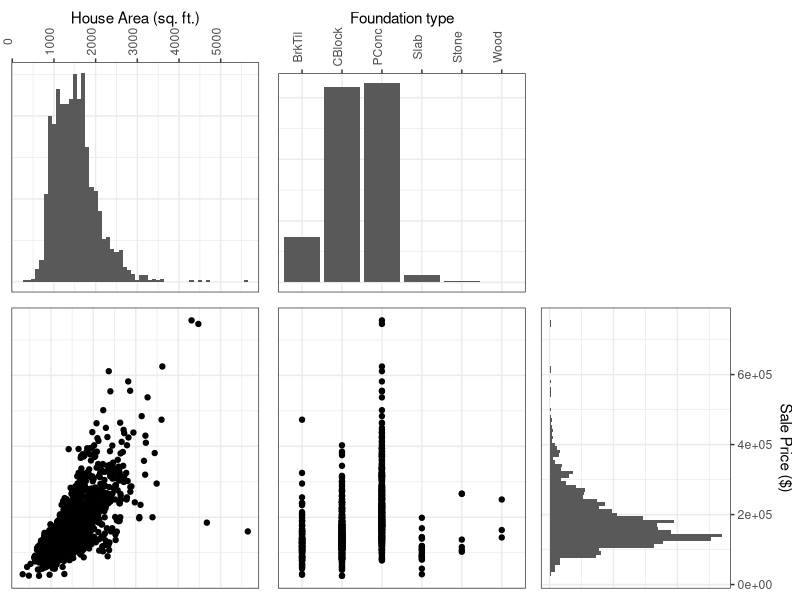
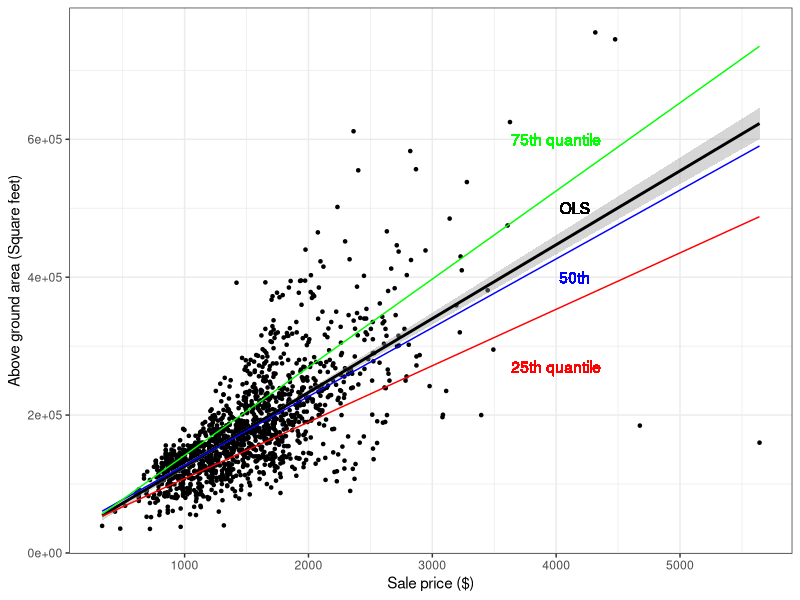

Write the R code that produced these figures, in order.
## ---- chunk 1
library(quantreg)
library(Metrics)
require(gridExtra)
library(ggplot2)

df <- read.csv("TrainData.csv") |>
  na.omit()
## ---- chunk 2
suppressWarnings({

p1 <- df |> ggplot(aes(x = GrLivArea)) + geom_histogram(binwidth = 100) + theme_bw() + theme(axis.text.y = element_blank(), axis.text.x = element_text(angle = 90), axis.ticks.y = element_blank()) + ylab(NULL) + xlab("House Area (sq. ft.)") + scale_x_continuous(position = "top")

# p2 <- df |> ggplot(aes(x = LotArea)) + geom_histogram(binwidth = 5) + theme_bw() + theme(axis.text.y = element_blank(), axis.text.x = element_text(angle = 90), axis.ticks.y = element_blank()) + ylab(NULL) + xlab("Year Built") + scale_x_continuous(position = "top")

p3 <- df |> ggplot(aes(x = Foundation)) + geom_histogram(stat="count") + theme_bw() + theme(axis.text.y = element_blank(), axis.text.x = element_text(angle = 90), axis.ticks.y = element_blank()) + ylab(NULL) + xlab("Foundation type") + scale_x_discrete(position = "top")

p4 <- ggplot() + theme_minimal()

p5 <- df |> ggplot(aes(x = GrLivArea, y = SalePrice)) + geom_point() + theme_bw() + theme(axis.text = element_blank(), axis.ticks = element_blank()) + ylab(NULL) + xlab(NULL)

# p6 <- df |> ggplot(aes(x = LotArea, y = SalePrice)) + geom_point() + theme_bw() + theme(axis.text = element_blank(), axis.ticks = element_blank()) + ylab(NULL) + xlab(NULL)

p7 <- df |> ggplot(aes(x = Foundation, y = SalePrice)) + geom_point() + theme_bw() + theme(axis.text = element_blank(), axis.ticks = element_blank()) + ylab(NULL) + xlab(NULL)

p8 <- df |> ggplot(aes(x = SalePrice)) + geom_histogram(binwidth = 10000) + theme_bw() + ylab(NULL) + xlab("Sale Price ($)") + coord_flip() + scale_x_continuous(position = "top") + theme(axis.text.x = element_blank(), axis.ticks.x = element_blank())

# grid.arrange(p1, p2, p3, p4, p5, p6, p7, p8, nrow = 2)
grid.arrange(p1, p3, p4, p5, p7, p8, nrow = 2)

})
## ---- chunk 3
df |> ggplot(aes(y = SalePrice, x = GrLivArea)) +
  geom_point(size = 0.9) +
  stat_smooth(method = lm, color = "black") +
  geom_text(aes(x = 4150, y = 500000, label = "OLS"), color="black") + 
  geom_quantile(quantiles=0.25, color="red") + 
  geom_text(aes(x = 4000, y = 270000, label = "25th quantile"), color="red") + 
  geom_quantile(quantiles=0.5, color="blue") + 
  geom_text(aes(x = 4150, y = 400000, label = "50th"), color="blue") + 
  geom_quantile(quantiles=0.75, color="green") + 
  geom_text(aes(x = 4000, y = 600000, label = "75th quantile"), color="green") + 
  xlab("Sale price ($)") +
  ylab("Above ground area (Square feet)") +
  theme_bw()
## ---- chunk 4
qr50 = rq(data=df, SalePrice ~ GrLivArea + LotArea + TotRmsAbvGrd + as.factor(LotShape) + as.factor(Foundation), tau=0.5)
qr50_summary = summary(qr50)

ols = lm(data=df, SalePrice ~ GrLivArea + LotArea + TotRmsAbvGrd + as.factor(LotShape) + as.factor(Foundation))
ols_summary = summary(ols)
ols_summary

taus <- seq(from=0, to=1, by=.01)
qrs = rq(data=df, SalePrice ~ GrLivArea + LotArea + TotRmsAbvGrd + as.factor(LotShape) + as.factor(Foundation), tau=taus)
## ---- chunk 5
fullDataLength = length(df$SalePrice)
fullDataLength
count10per = fullDataLength / 10
count10per
sorted_df_desc <- df[order(-df$SalePrice),]
Q90SalePrice <- sorted_df_desc[0:count10per, ] # data greater than 90% of data
length(Q90SalePrice$SalePrice)

qr90_m = rq(data=df, SalePrice ~ GrLivArea + LotArea + TotRmsAbvGrd + as.factor(LotShape) + as.factor(Foundation), tau=0.90)

ols_q90_predictions <- predict(ols, newdata=Q90SalePrice)
ols_q90_mae <- mae(ols_q90_predictions, Q90SalePrice$SalePrice)
ols_q90_mae

qr90_q90_predictions <- predict(qr90_m, newdata=Q90SalePrice)
qr90_q90_mae <- mae(qr90_q90_predictions, Q90SalePrice$SalePrice)
qr90_q90_mae

###########
sorted_df_asc <- df[order(df$SalePrice),]
length(sorted_df_asc$SalePrice)
Q10SalePrice <- sorted_df_asc[0:count10per, ] # data lower than 90% of data
length(Q10SalePrice$SalePrice)

qr10_m = rq(data=df, SalePrice ~ GrLivArea + LotArea + TotRmsAbvGrd + as.factor(LotShape) + as.factor(Foundation), tau=0.10)

ols_q10_predictions <- predict(ols, newdata=Q10SalePrice)
ols_q10_mae <- mae(ols_q10_predictions, Q10SalePrice$SalePrice)
ols_q10_mae

qr10_q10_predictions <- predict(qr10_m, newdata=Q10SalePrice)
qr10_q10_mae <- mae(qr10_q10_predictions, Q10SalePrice$SalePrice)
qr10_q10_mae

## ---- chunk 6
getQrModel <- function(data1, tau1, equation) {
  rq(data=data1, equation, tau=tau1)
}

getPvalue <- function(model1, model2) {
  anova(model1, model2)["table"]$table["pvalue"]
}

eq_full <- SalePrice ~ GrLivArea + LotArea + TotRmsAbvGrd + as.factor(LotShape) + as.factor(Foundation)
eq_no_foundation <- SalePrice ~ GrLivArea + LotArea + TotRmsAbvGrd + as.factor(LotShape)
eq_no_lotshape <- SalePrice ~ GrLivArea + LotArea + TotRmsAbvGrd + as.factor(Foundation)


qr15 <- getQrModel(df, 0.15, eq_full)
qr15_no_f <- getQrModel(df, 0.15, eq_no_foundation)
qr15_no_lot <- getQrModel(df, 0.15, eq_no_lotshape)

foundation_15_p <- getPvalue(qr15, qr15_no_f)
foundation_15_p
lotshape_15_p <- getPvalue(qr15, qr15_no_lot)
lotshape_15_p


qr25 <- getQrModel(df, 0.25, eq_full)
qr25_no_f <- getQrModel(df, 0.25, eq_no_foundation)
qr25_no_lot <- getQrModel(df, 0.25, eq_no_lotshape)

foundation_25_p <- getPvalue(qr25, qr25_no_f)
foundation_25_p
lotshape_25_p <- getPvalue(qr25, qr25_no_lot)
lotshape_25_p


qr50 <- getQrModel(df, 0.50, eq_full)
qr50_no_f <- getQrModel(df, 0.50, eq_no_foundation)
qr50_no_lot <- getQrModel(df, 0.50, eq_no_lotshape)

foundation_50_p <- getPvalue(qr50, qr50_no_f)
foundation_50_p
lotshape_50_p <- getPvalue(qr50, qr50_no_lot)
lotshape_50_p


qr80 <- getQrModel(df, 0.80, eq_full)
qr80_no_f <- getQrModel(df, 0.80, eq_no_foundation)
qr80_no_lot <- getQrModel(df, 0.80, eq_no_lotshape)

foundation_80_p <- getPvalue(qr80, qr80_no_f)
foundation_80_p
lotshape_80_p <- getPvalue(qr80, qr80_no_lot)
lotshape_80_p


qr95 <- getQrModel(df, 0.95, eq_full)
qr95_no_f <- getQrModel(df, 0.95, eq_no_foundation)
qr95_no_lot <- getQrModel(df, 0.95, eq_no_lotshape)

foundation_95_p <- getPvalue(qr95, qr95_no_f)
foundation_95_p
lotshape_95_p <- getPvalue(qr95, qr95_no_lot)
lotshape_95_p
## q75, q10 and q90 gives singularity errors
## ---- chunk 7
qrs_summary <- summary(qrs, se = "iid")
#tau: 0.1
q10_sig <- qrs_summary[11][[1]]$coefficients[,4][0:4]
#tau: 0.25
q25_sig <- qrs_summary[26][[1]]$coefficients[,4][0:4]
#tau: 0.5
q50_sig <- qrs_summary[51][[1]]$coefficients[,4][0:4]
#tau: 0.75
q75_sig <- qrs_summary[76][[1]]$coefficients[,4][0:4]
#tau: 0.9
q90_sig <- qrs_summary[91][[1]]$coefficients[,4][0:4]
